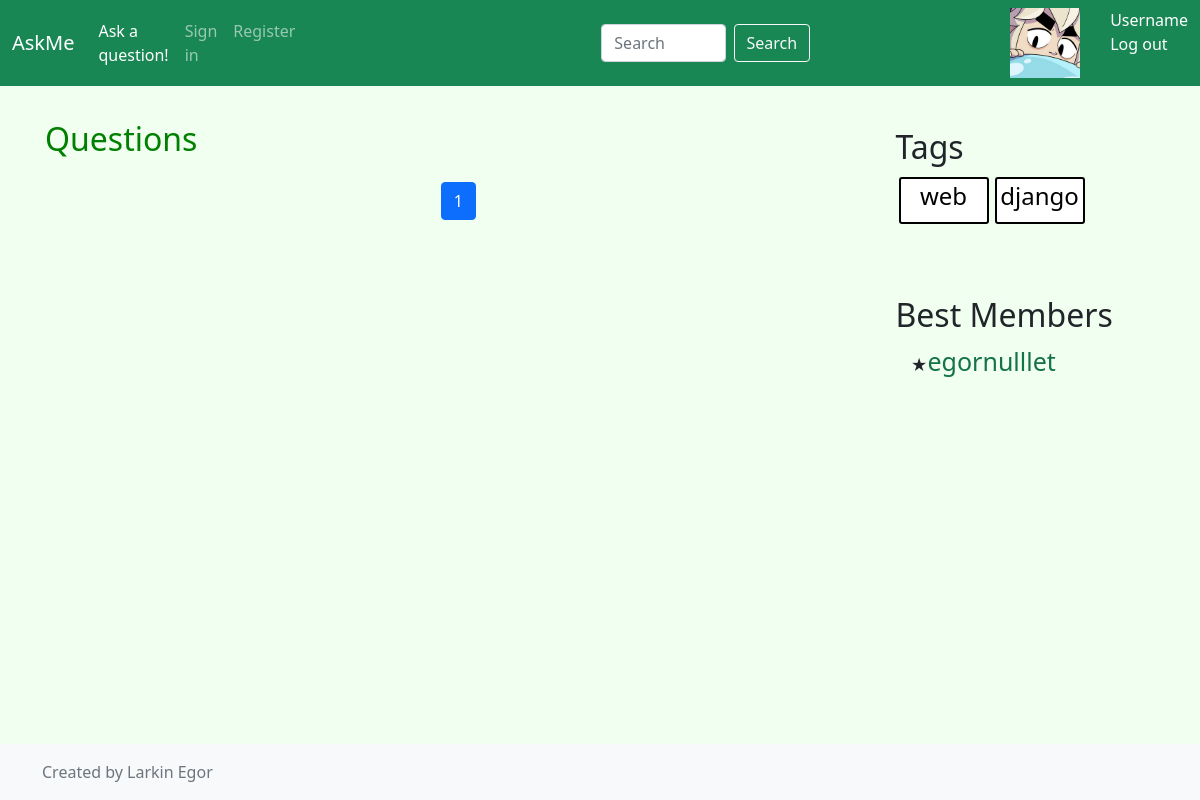
The app's page /, older data.
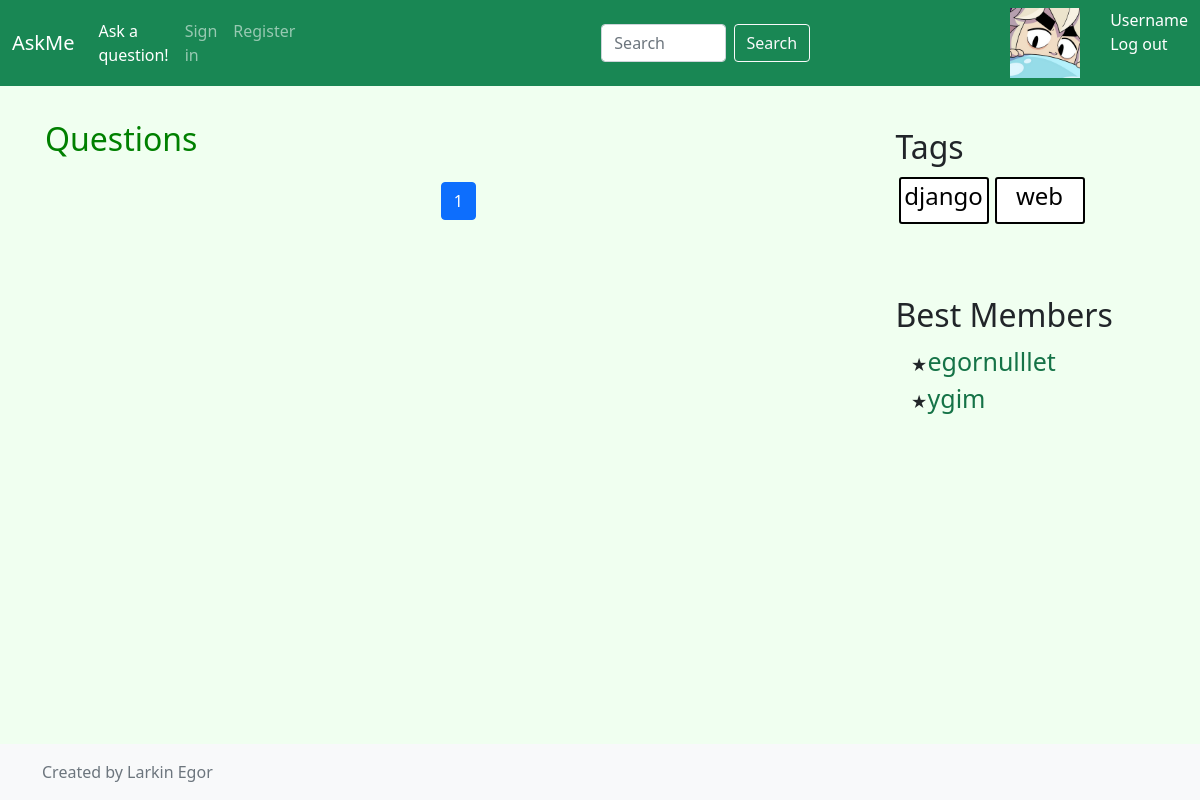
The same page, newer data.
### app/models.py (models this page shows, shortened)
class Tag(models.Model):
    objects = TagManager()
    title = models.CharField(max_length=30)

class Profile(models.Model):
    objects = ProfileManager()
    user = models.OneToOneField(User, null=True, related_name='profile_related', on_delete=models.CASCADE)
    avatar = models.ImageField(null=True, blank=True, upload_to='profiles/avatars/')
    reg_date = models.DateField(auto_now=True)
    def get_username(self):
        return self.user.username

### app/views.py (the view)
# urls.py: path('', views.index, name="index"),
def index(request):
    return render(request, 'index.html', create_content(models.Question.objects.get_hot_questions(), request))

### app/models.py (called while the page is built)
    def get_hot_questions(self):
        return self.annotate(count=Count('likeq', distinct=True)).order_by('-count')

    def get_hot_tags(self):
        return self.all().annotate(count=Count('questions')).order_by('-count')[:9]

    def get_top_users(self):
        return self.all().annotate(rating=0.3 * Count('answer') + Count(
            Case(When(answer__solution=True))) + 0.1 * Count('question')).order_by('-rating')[:10]

### app/views.py (called while the page is built)
def pagination(objects, request):
    paginator = Paginator(objects, PAGINATION_SIZE)
    page_number = request.GET.get('page')
    page = paginator.get_page(page_number)
    return page

def create_content_right():
    content = {
               "tags": models.Tag.objects.get_hot_tags(),
               "users": models.Profile.objects.get_top_users()
               }
    return content

def create_content(objects, request):
    page = pagination(objects, request)
    content = create_content_right()
    content["content"] = page
    return content

### templates/index.html (shortened to what this page needs)
{% extends 'inc/base.html' %}
{% load static %}
{% block content %}
    <h2 class="header-green"> Questions </h2>
    {% include 'inc/paginator.html' %}
{% endblock content %}
{% block tags %}
   {% include 'inc/best_tags_members.html' %}
{% endblock tags %}

### templates/inc/best_tags_members.html
{% load static %}
<h2 class="mt-5"> Tags </h2>
    <div class="tagcontainer">
        {% for tag in tags %}
           {% include "inc/single_tag.html" %}
        {% endfor %}
    </div>
    <div>
        <h2 class="members"> Best Members </h2>
        <ul class="members_list">
        {% for user in users %}
            <li><a class="members_list_item" href="{% url "profile" user.id %}"> {{user.get_username}}</a></li>
        {% endfor %}
        </ul>
    </div>

### templates/inc/single_tag.html
{% load static %}
<div class="tag">
    <h4><a href ="{% url "single_tag" tag.title %}"> {{ tag.title }}</a> </h4>
</div>

Row changes from the older to the newer data that the page shows:
shown differently, row unchanged: Tag "django": moves up the list
added Profile: get_username "ygim"
